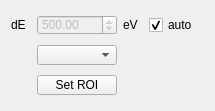
  <widget class="QWidget" name="gridLayoutWidget_3">
   <property name="geometry">
    <rect>
     <x>1180</x>
     <y>20</y>
     <width>215</width>
     <height>111</height>
    </rect>
   </property>
   <layout class="QGridLayout" name="gridLayout_3">
    <item row="0" column="3">
     <widget class="QLabel" name="label_2">
      <property name="maximumSize">
       <size>
        <width>20</width>
        <height>20</height>
       </size>
      </property>
      <property name="text">
       <string>eV</string>
      </property>
     </widget>
    </item>
    <item row="0" column="1">
     <widget class="QLabel" name="label">
      <property name="maximumSize">
       <size>
        <width>20</width>
        <height>20</height>
       </size>
      </property>
      <property name="text">
       <string>dE</string>
      </property>
     </widget>
    </item>
    <item row="0" column="2">
     <widget class="QDoubleSpinBox" name="doubleSpinBox_energy_window">
      <property name="enabled">
       <bool>false</bool>
      </property>
      <property name="maximumSize">
       <size>
        <width>100</width>
        <height>20</height>
       </size>
      </property>
      <property name="maximum">
       <double>10000.000000000000000</double>
      </property>
      <property name="singleStep">
       <double>50.000000000000000</double>
      </property>
      <property name="value">
       <double>500.000000000000000</double>
      </property>
     </widget>
    </item>
    <item row="2" column="2">
     <widget class="QPushButton" name="pushButton_set_roi_hilo">
      <property name="maximumSize">
       <size>
        <width>100</width>
        <height>20</height>
       </size>
      </property>
      <property name="text">
       <string>Set ROI</string>
      </property>
     </widget>
    </item>
    <item row="1" column="2">
     <widget class="QComboBox" name="comboBox_roi_index">
      <property name="maximumSize">
       <size>
        <width>100</width>
        <height>20</height>
       </size>
      </property>
     </widget>
    </item>
    <item row="0" column="4">
     <widget class="QCheckBox" name="checkBox_roi_window_auto">
      <property name="maximumSize">
       <size>
        <width>100</width>
        <height>20</height>
       </size>
      </property>
      <property name="text">
       <string>auto</string>
      </property>
      <property name="checked">
       <bool>true</bool>
      </property>
     </widget>
    </item>
   </layout>
  </widget>
